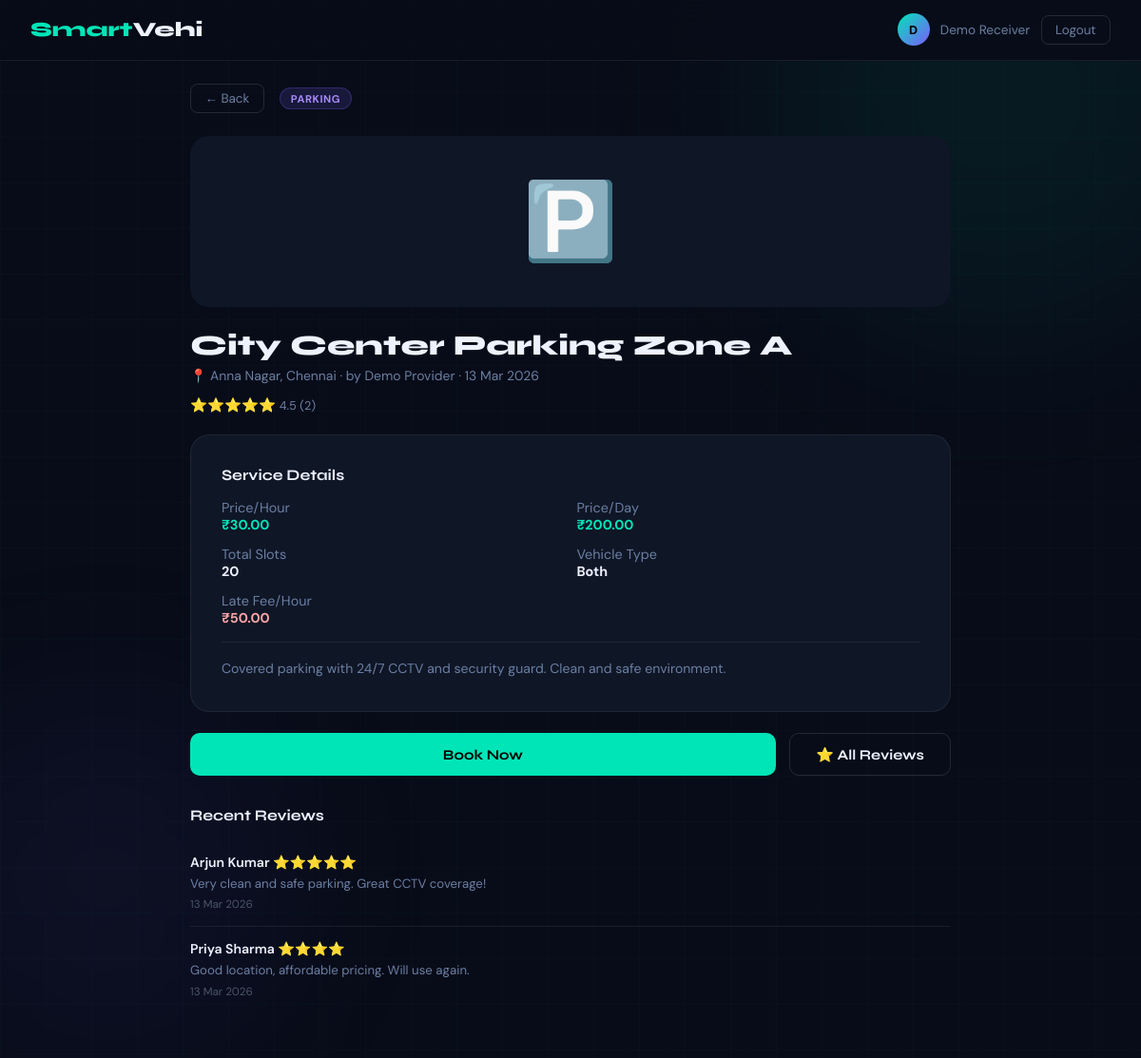
The page /receiver/listing.php?id=1 (signed in) on the database its author committed.
### tables this page shows
CREATE TABLE IF NOT EXISTS users (
    id         INT AUTO_INCREMENT PRIMARY KEY,
    full_name  VARCHAR(120) NOT NULL,
    email      VARCHAR(180) NOT NULL UNIQUE,
    phone      VARCHAR(20)  NOT NULL DEFAULT '',
    password   VARCHAR(255) NOT NULL,
    role       ENUM('provider','receiver') NOT NULL,
    created_at TIMESTAMP DEFAULT CURRENT_TIMESTAMP
);

CREATE TABLE IF NOT EXISTS listings (
    id               INT AUTO_INCREMENT PRIMARY KEY,
    user_id          INT NOT NULL,
    type             ENUM('parking','washing','rental') NOT NULL,
    name             VARCHAR(200) NOT NULL,
    location         VARCHAR(300) NOT NULL,
    description      TEXT,
    image            VARCHAR(300) DEFAULT NULL,
     
    price_hour       DECIMAL(10,2) DEFAULT NULL,
    price_day        DECIMAL(10,2) DEFAULT NULL,
    total_slots      INT           DEFAULT NULL,
    vehicle_type     VARCHAR(50)   DEFAULT NULL,
    late_fee_hour    DECIMAL(10,2) DEFAULT 50.00,
     
    price_basic      DECIMAL(10,2) DEFAULT NULL,
    price_full       DECIMAL(10,2) DEFAULT NULL,
    services_offered TEXT          DEFAULT NULL,
    pickup_drop_fee  DECIMAL(10,2) DEFAULT 100.00,
     
    rental_type      VARCHAR(100)  DEFAULT NULL,
    vehicle_model    VARCHAR(100)  DEFAULT NULL,
    rent_hour        DECIMAL(10,2) DEFAULT NULL,
    rent_day         DECIMAL(10,2) DEFAULT NULL,
    fuel_type        VARCHAR(50)   DEFAULT NULL,
    late_fee_rental  DECIMAL(10,2) DEFAULT 100.00,
     
    is_taken         TINYINT(1)    DEFAULT 0,
    taken_at         DATETIME      DEFAULT NULL,
    return_due       DATETIME      DEFAULT NULL,
    is_active        TINYINT(1)    DEFAULT 1,
    created_at       TIMESTAMP     DEFAULT CURRENT_TIMESTAMP,
    FOREIGN KEY (user_id) REFERENCES users(id) ON DELETE CASCADE
);

CREATE TABLE IF NOT EXISTS reviews (
    id            INT AUTO_INCREMENT PRIMARY KEY,
    listing_id    INT NOT NULL,
    user_id       INT NOT NULL,
    reviewer_name VARCHAR(120) NOT NULL,
    rating        TINYINT NOT NULL CHECK (rating BETWEEN 1 AND 5),
    comment       TEXT NOT NULL,
    created_at    TIMESTAMP DEFAULT CURRENT_TIMESTAMP,
    FOREIGN KEY (listing_id) REFERENCES listings(id) ON DELETE CASCADE,
    FOREIGN KEY (user_id)    REFERENCES users(id)    ON DELETE CASCADE
);

### receiver/listing.php (the view, shortened to what this page needs)
<?php
require_once '../includes/config.php';
$user=getCurrentUser(); $db=getDB(); $B=baseUrl();
$id=(int)($_GET['id']??0);
$s=$db->prepare('SELECT l.*,u.full_name AS pname,ROUND(AVG(r.rating),1) AS avg_r,COUNT(r.id) AS rcnt FROM listings l JOIN users u ON l.user_id=u.id LEFT JOIN reviews r ON r.listing_id=l.id WHERE l.id=? GROUP BY l.id');
$s->bind_param('i',$id); $s->execute();
$l=$s->get_result()->fetch_assoc();
$revs=$db->query("SELECT * FROM reviews WHERE listing_id=$id ORDER BY created_at DESC LIMIT 5");
$icons=['parking'=>'🅿️','washing'=>'🚿','rental'=>'🚗'];
$pageTitle=clean($l['name']); require_once '../includes/header.php'; ?>
<div class="page fu" style="padding-top:5.5rem;">
<div class="container" style="max-width:800px;">
  <div style="display:flex;align-items:center;gap:1rem;margin-bottom:1.5rem;">
    <a href="<?= $B ?>/receiver/browse.php" class="nbtn">← Back</a>
    <span class="badge badge-<?= $l['type'] ?>"><?= strtoupper($l['type']) ?></span>
  </div>
  <?php if($l['image']): ?>
    <img src="<?= $B ?>/<?= clean($l['image']) ?>" style="width:100%;max-height:320px;object-fit:cover;border-radius:var(--r2);margin-bottom:1.4rem;">
  <?php else: ?>
    <div style="width:100%;height:180px;background:var(--surface);border-radius:var(--r2);display:flex;align-items:center;justify-content:center;font-size:5rem;margin-bottom:1.4rem;"><?= $icons[$l['type']] ?></div>
  <?php endif; ?>
  <h2 style="font-size:1.85rem;font-weight:800;margin-bottom:.35rem;"><?= clean($l['name']) ?></h2>
  <p style="color:var(--muted);margin-bottom:.8rem;font-size:.87rem;">📍 <?= clean($l['location']) ?> · by <?= clean($l['pname']) ?> · <?= date('d M Y',strtotime($l['created_at'])) ?></p>
  <div style="margin-bottom:1.4rem;font-size:.9rem;"><?= stars((float)$l['avg_r'],(int)$l['rcnt']) ?></div>
  <div class="card" style="margin-bottom:1.4rem;">
    <h3 style="margin-bottom:1rem;font-size:1rem;">Service Details</h3>
    <div style="display:grid;grid-template-columns:1fr 1fr;gap:.8rem;font-size:.9rem;">
      <?php if($l['type']==='parking'): ?>
        <div><span style="color:var(--muted);">Price/Hour</span><br><strong style="color:var(--accent);">₹<?= number_format((float)$l['price_hour'],2) ?></strong></div>
        <div><span style="color:var(--muted);">Price/Day</span><br><strong style="color:var(--accent);">₹<?= number_format((float)$l['price_day'],2) ?></strong></div>
        <div><span style="color:var(--muted);">Total Slots</span><br><strong><?= (int)$l['total_slots'] ?></strong></div>
        <div><span style="color:var(--muted);">Vehicle Type</span><br><strong><?= clean($l['vehicle_type']??'') ?></strong></div>
        <div><span style="color:var(--muted);">Late Fee/Hour</span><br><strong style="color:#fca5a5;">₹<?= number_format((float)$l['late_fee_hour'],2) ?></strong></div>
      <?php endif; ?>
    </div>
    <?php if($l['description']): ?><div style="height:1px;background:var(--border);margin:1rem 0;"></div><p style="color:var(--muted);font-size:.88rem;line-height:1.7;"><?= nl2br(clean($l['description'])) ?></p><?php endif; ?>
  </div>
  <div style="display:flex;gap:.9rem;margin-bottom:2rem;flex-wrap:wrap;">
    <a href="<?= $B ?>/receiver/book.php?id=<?= $l['id'] ?>" class="btn btn-primary" style="flex:1;min-width:160px;">Book Now</a>
    <a href="<?= $B ?>/receiver/reviews.php?id=<?= $l['id'] ?>" class="btn btn-outline">⭐ All Reviews</a>
  </div>
  <h3 style="font-size:1rem;margin-bottom:1rem;">Recent Reviews</h3>
  <?php if($revs->num_rows===0): ?>
    <p style="color:var(--muted);font-size:.88rem;">No reviews yet — <a href="<?= $B ?>/receiver/reviews.php?id=<?= $l['id'] ?>" style="color:var(--accent);">be the first!</a></p>
  <?php else: while($r=$revs->fetch_assoc()): ?>
    <div class="rv-item"><div class="rv-user"><?= clean($r['reviewer_name']) ?> <span style="color:var(--gold);"><?= str_repeat('⭐',(int)$r['rating']) ?></span></div>
    <div class="rv-text"><?= clean($r['comment']) ?></div><div class="rv-date"><?= date('d M Y',strtotime($r['created_at'])) ?></div></div>
  <?php endwhile; endif; ?>
</div></div>
<?php require_once '../includes/footer.php'; ?>

### includes/header.php (shortened to what this page needs)
<?php
$currentUser = getCurrentUser();
$B = baseUrl();
?><!DOCTYPE html>
<html lang="en">
<head>
</head>
<body>
<div class="bg-orb orb1"></div>
<div class="bg-orb orb2"></div>
<nav class="navbar">
  <a href="<?= $B ?>/index.php" class="logo">Smart<span>Vehi</span></a>
  <div class="nav-r">
    <?php if ($currentUser): ?>
      <div class="avatar"><?= strtoupper(substr($currentUser['full_name'],0,1)) ?></div>
      <span class="uname"><?= clean($currentUser['full_name']) ?></span>
      <a href="<?= $B ?>/logout.php" class="nbtn">Logout</a>
    <?php else: ?>
      <a href="<?= $B ?>/index.php" class="nbtn">← Home</a>
    <?php endif; ?>
  </div>
</nav>
<div class="wrap">

### includes/config.php (shortened to what this page needs)
<?php
function baseUrl(): string {
    static $base = null;
    if ($base !== null) return $base;
    $proto  = (!empty($_SERVER['HTTPS']) && $_SERVER['HTTPS'] !== 'off') ? 'https' : 'http';
    $host   = $_SERVER['HTTP_HOST'];
    $script = $_SERVER['SCRIPT_NAME'];
    $parts  = explode('/', trim(dirname($script), '/'));
    $path   = '';
    foreach ($parts as $seg) {
        $path .= '/' . $seg;
    }
    $base = $proto . '://' . $host . $path;
    return $base;
}
function getDB(): mysqli {
    static $conn = null;
    if ($conn !== null) return $conn;
    $conn = new mysqli(DB_HOST, DB_USER, DB_PASS, DB_NAME);
    $conn->set_charset('utf8mb4');
    return $conn;
}
function clean(string $v): string {
    return htmlspecialchars(strip_tags(trim($v)), ENT_QUOTES, 'UTF-8');
}
function getCurrentUser(): ?array {
    $db = getDB(); $id = (int)$_SESSION['user_id'];
    $s  = $db->prepare('SELECT * FROM users WHERE id=?');
    $s->bind_param('i', $id); $s->execute();
    return $s->get_result()->fetch_assoc() ?: null;
}
function stars(float $avg, int $count): string {
    $f = (int)round($avg);
    return str_repeat('⭐',$f).str_repeat('☆',5-$f)
         .' <span style="color:var(--muted);font-size:.8rem">'.number_format($avg,1).' ('.$count.')</span>';
}
?>

### includes/footer.php (shortened to what this page needs)
</div>
</body></html>

### includes/header.php (style rules this page uses)
:root { --bg:#080c18;--surface:#0f1626;--surface2:#161f34;--surface3:#1c2640; --accent:#00e5b8;--accent2:#ff5f1f;--accent3:#7c5cfc;--gold:#fbbf24; --text:#eef2ff;--muted:#6b7fa3;--muted2:#4a5568; --border:rgba(255,255,255,0.07);--border2:rgba(255,255,255,0.12); --glow:0 0 40px rgba(0,229,184,.2);--r:14px;--r2:20px; --ease:all .3s cubic-bezier(.4,0,.2,1); }
* { margin:0;padding:0;box-sizing:border-box; }
html { scroll-behavior:smooth; }
body { font-family:'DM Sans',sans-serif;background:var(--bg);color:var(--text);min-height:100vh;overflow-x:hidden; }
h1,h2,h3,h4 { font-family:'Syne',sans-serif; }
a { color:inherit;text-decoration:none; }
.bg-orb { position:fixed;border-radius:50%;filter:blur(90px);pointer-events:none;z-index:0; }
.orb1 { width:500px;height:500px;background:rgba(0,229,184,.06);top:-150px;right:-100px; }
.orb2 { width:380px;height:380px;background:rgba(124,92,252,.06);bottom:0;left:-80px; }
.wrap { position:relative;z-index:1; }
.page { min-height:100vh;padding:5.5rem 1.5rem 3rem; }
.container { max-width:1100px;margin:0 auto; }
.navbar { position:fixed;top:0;left:0;right:0;z-index:500; display:flex;align-items:center;justify-content:space-between;padding:.9rem 2rem; background:rgba(8,12,24,.92);backdrop-filter:blur(24px);border-bottom:1px solid var(--border); }
.logo { font-family:'Syne',sans-serif;font-weight:800;font-size:1.35rem;color:var(--accent); }
.logo span { color:var(--text); }
.nav-r { display:flex;align-items:center;gap:.7rem;flex-wrap:wrap; }
.avatar { width:34px;height:34px;border-radius:50%;background:linear-gradient(135deg,var(--accent),var(--accent3)); display:flex;align-items:center;justify-content:center;font-weight:800;font-size:.8rem;color:#000; }
.uname { font-size:.85rem;color:var(--muted);max-width:130px;white-space:nowrap;overflow:hidden;text-overflow:ellipsis; }
.nbtn { background:none;border:1px solid var(--border2);color:var(--muted);padding:.38rem .9rem; border-radius:8px;font-size:.84rem;cursor:pointer;transition:var(--ease);display:inline-block; }
.card { background:var(--surface);border:1px solid var(--border);border-radius:var(--r2);padding:2rem; }
.btn { display:inline-flex;align-items:center;justify-content:center;gap:.4rem;padding:.78rem 1.7rem;border:none;border-radius:10px;cursor:pointer;font-family:'Syne',sans-serif;font-weight:700;font-size:.93rem;transition:var(--ease); }
.btn-primary { background:var(--accent);color:#000; }
.btn-outline { background:transparent;border:1px solid var(--border2);color:var(--text); }
.badge { display:inline-block;padding:.22rem .7rem;border-radius:999px;font-size:.7rem;font-weight:700;letter-spacing:.05em; }
.badge-parking { background:rgba(124,92,252,.15);color:#a78bfa;border:1px solid rgba(124,92,252,.25); }
.rv-item { border-bottom:1px solid var(--border);padding:.9rem 0; }
.rv-item:last-child { border-bottom:none; }
.rv-user { font-weight:600;font-size:.88rem;margin-bottom:.25rem; }
.rv-text { color:var(--muted);font-size:.83rem;line-height:1.55; }
.rv-date { font-size:.73rem;color:var(--muted2);margin-top:.2rem; }
.fu { animation:fadeUp .45s ease both; }

### rows shown on the page
users: full_name "D", full_name "Demo Receiver"
listings: type "PARKING", type "🅿️", name "City Center Parking Zone A", location "Anna Nagar, Chennai", user.full_name "Demo Provider", created_at "13 Mar 2026", price_hour "30.00", price_day "200.00", total_slots "20", vehicle_type "Both", late_fee_hour "50.00", description "Covered parking with 24/7 CCTV and security guard. Clean and safe environment."
reviews: reviewer_name "Arjun Kumar", rating "⭐⭐⭐⭐⭐", comment "Very clean and safe parking. Great CCTV coverage!", created_at "13 Mar 2026"
reviews: reviewer_name "Priya Sharma", rating "⭐⭐⭐⭐", comment "Good location, affordable pricing. Will use again.", created_at "13 Mar 2026"

### other values the page prints
str_repeat('⭐',$f) "⭐⭐⭐⭐⭐"
$avg "4.5"
$count "2"
